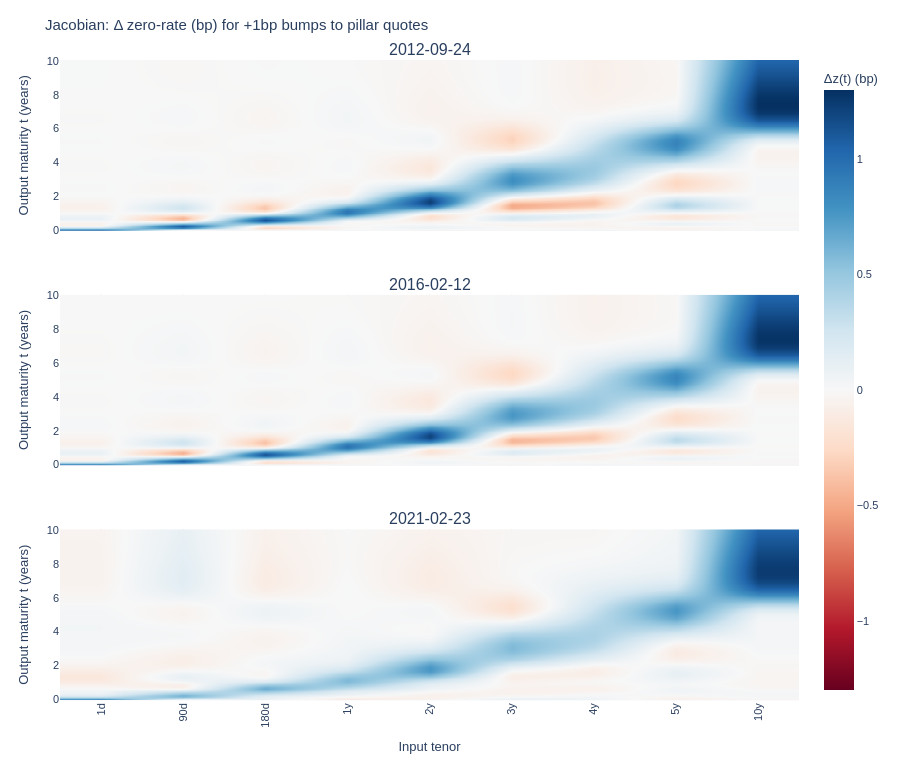

Write notebook code for a chart like this one.
### Markdown cell above
Now we compute the Jacobian of the implied zero rates with respect to the input swap rates. We can see whether each pillar quote produces a *local and sensible* influence on the zero curve (e.g., short-tenor bumps affecting mostly the short end, longer tenors driving the long end).

### Code cell
t_grid = np.linspace(1/360, 10.0, 100)
fig = plot_jacobian(model, test_market_rates_df, t_grid=t_grid, dates=dates)
fig.show()

### Figure 1 — Plotly figure (JSON) as saved in the notebook; plotly's stock layout.template omitted (floating-point values rounded to 4 significant figures; data arrays with more than 128 entries replaced by an {"elided": "..."} marker saying what was removed)
{"data": [{"coloraxis": "coloraxis", "hovertemplate": "t=%{y:.3f}y<br>pillar=%{x}<br>Δz(t)=%{z:.3f} bp (per +1bp bump)<extra></extra>", "type": "heatmap", "x": ["1d", "90d", "180d", "1y", "2y", "3y", "4y", "5y", "10y"], "xaxis": "x", "y": [0.002778, 0.1038, 0.2047, 0.3057, 0.4067, 0.5077, 0.6087, 0.7097, 0.8106, 0.9116, 1.013, 1.114, 1.215, 1.316, 1.417, 1.518, 1.618, 1.719, 1.82, 1.921, 2.022, 2.123, 2.224, 2.325, 2.426, 2.527, 2.628, 2.729, 2.83, 2.931, 3.032, 3.133, 3.234, 3.335, 3.436, 3.537, 3.638, 3.739, 3.84, 3.941, 4.042, 4.143, 4.244, 4.345, 4.446, 4.547, 4.648, 4.749, 4.85, 4.951, 5.052, 5.153, 5.254, 5.355, 5.456, 5.557, 5.658, 5.759, 5.86, 5.961, 6.062, 6.163, 6.264, 6.365, 6.466, 6.567, 6.668, 6.769, 6.87, 6.971, 7.072, 7.173, 7.273, 7.374, 7.475, 7.576, 7.677, 7.778, 7.879, 7.98, 8.081, 8.182, 8.283, 8.384, 8.485, 8.586, 8.687, 8.788, 8.889, 8.99, 9.091, 9.192, 9.293, 9.394, 9.495, 9.596, 9.697, 9.798, 9.899, 10.0], "yaxis": "y", "z": {"elided": "100x9 float values"}, "zmax": 1.298, "zmid": 0, "zmin": -1.298, "zsmooth": "best"}, {"coloraxis": "coloraxis", "hovertemplate": "t=%{y:.3f}y<br>pillar=%{x}<br>Δz(t)=%{z:.3f} bp (per +1bp bump)<extra></extra>", "type": "heatmap", "x": ["1d", "90d", "180d", "1y", "2y", "3y", "4y", "5y", "10y"], "xaxis": "x2", "y": [0.002778, 0.1038, 0.2047, 0.3057, 0.4067, 0.5077, 0.6087, 0.7097, 0.8106, 0.9116, 1.013, 1.114, 1.215, 1.316, 1.417, 1.518, 1.618, 1.719, 1.82, 1.921, 2.022, 2.123, 2.224, 2.325, 2.426, 2.527, 2.628, 2.729, 2.83, 2.931, 3.032, 3.133, 3.234, 3.335, 3.436, 3.537, 3.638, 3.739, 3.84, 3.941, 4.042, 4.143, 4.244, 4.345, 4.446, 4.547, 4.648, 4.749, 4.85, 4.951, 5.052, 5.153, 5.254, 5.355, 5.456, 5.557, 5.658, 5.759, 5.86, 5.961, 6.062, 6.163, 6.264, 6.365, 6.466, 6.567, 6.668, 6.769, 6.87, 6.971, 7.072, 7.173, 7.273, 7.374, 7.475, 7.576, 7.677, 7.778, 7.879, 7.98, 8.081, 8.182, 8.283, 8.384, 8.485, 8.586, 8.687, 8.788, 8.889, 8.99, 9.091, 9.192, 9.293, 9.394, 9.495, 9.596, 9.697, 9.798, 9.899, 10.0], "yaxis": "y2", "z": {"elided": "100x9 float values"}, "zmax": 1.298, "zmid": 0, "zmin": -1.298, "zsmooth": "best"}, {"coloraxis": "coloraxis", "hovertemplate": "t=%{y:.3f}y<br>pillar=%{x}<br>Δz(t)=%{z:.3f} bp (per +1bp bump)<extra></extra>", "type": "heatmap", "x": ["1d", "90d", "180d", "1y", "2y", "3y", "4y", "5y", "10y"], "xaxis": "x3", "y": [0.002778, 0.1038, 0.2047, 0.3057, 0.4067, 0.5077, 0.6087, 0.7097, 0.8106, 0.9116, 1.013, 1.114, 1.215, 1.316, 1.417, 1.518, 1.618, 1.719, 1.82, 1.921, 2.022, 2.123, 2.224, 2.325, 2.426, 2.527, 2.628, 2.729, 2.83, 2.931, 3.032, 3.133, 3.234, 3.335, 3.436, 3.537, 3.638, 3.739, 3.84, 3.941, 4.042, 4.143, 4.244, 4.345, 4.446, 4.547, 4.648, 4.749, 4.85, 4.951, 5.052, 5.153, 5.254, 5.355, 5.456, 5.557, 5.658, 5.759, 5.86, 5.961, 6.062, 6.163, 6.264, 6.365, 6.466, 6.567, 6.668, 6.769, 6.87, 6.971, 7.072, 7.173, 7.273, 7.374, 7.475, 7.576, 7.677, 7.778, 7.879, 7.98, 8.081, 8.182, 8.283, 8.384, 8.485, 8.586, 8.687, 8.788, 8.889, 8.99, 9.091, 9.192, 9.293, 9.394, 9.495, 9.596, 9.697, 9.798, 9.899, 10.0], "yaxis": "y3", "z": {"elided": "100x9 float values"}, "zmax": 1.298, "zmid": 0, "zmin": -1.298, "zsmooth": "best"}], "layout": {"annotations": [{"font": {"size": 16}, "showarrow": false, "text": "2012-09-24", "x": 0.5, "xanchor": "center", "xref": "paper", "y": 1, "yanchor": "bottom", "yref": "paper"}, {"font": {"size": 16}, "showarrow": false, "text": "2016-02-12", "x": 0.5, "xanchor": "center", "xref": "paper", "y": 0.6333, "yanchor": "bottom", "yref": "paper"}, {"font": {"size": 16}, "showarrow": false, "text": "2021-02-23", "x": 0.5, "xanchor": "center", "xref": "paper", "y": 0.2667, "yanchor": "bottom", "yref": "paper"}], "coloraxis": {"cmax": 1.298, "cmid": 0, "cmin": -1.298, "colorbar": {"title": {"text": "Δz(t) (bp)"}}, "colorscale": [[0, "rgb(103,0,31)"], [0.1, "rgb(178,24,43)"], [0.2, "rgb(214,96,77)"], [0.3, "rgb(244,165,130)"], [0.4, "rgb(253,219,199)"], [0.5, "rgb(247,247,247)"], [0.6, "rgb(209,229,240)"], [0.7, "rgb(146,197,222)"], [0.8, "rgb(67,147,195)"], [0.9, "rgb(33,102,172)"], [1, "rgb(5,48,97)"]]}, "font": {"family": "Arial", "size": 11}, "height": 770, "margin": {"b": 70, "l": 60, "r": 35, "t": 60}, "title": {"text": "Jacobian: Δ zero-rate (bp) for +1bp bumps to pillar quotes"}, "xaxis": {"anchor": "y", "automargin": true, "categoryarray": ["1d", "90d", "180d", "1y", "2y", "3y", "4y", "5y", "10y"], "categoryorder": "array", "domain": [0, 1], "gridcolor": "rgba(0,0,0,0.15)", "showgrid": true, "showticklabels": false, "tickangle": -90, "tickfont": {"size": 11}, "type": "category"}, "xaxis2": {"anchor": "y2", "automargin": true, "categoryarray": ["1d", "90d", "180d", "1y", "2y", "3y", "4y", "5y", "10y"], "categoryorder": "array", "domain": [0, 1], "gridcolor": "rgba(0,0,0,0.15)", "showgrid": true, "showticklabels": false, "tickangle": -90, "tickfont": {"size": 11}, "type": "category"}, "xaxis3": {"anchor": "y3", "automargin": true, "categoryarray": ["1d", "90d", "180d", "1y", "2y", "3y", "4y", "5y", "10y"], "categoryorder": "array", "domain": [0, 1], "gridcolor": "rgba(0,0,0,0.15)", "showgrid": true, "showticklabels": true, "tickangle": -90, "tickfont": {"size": 11}, "title": {"text": "Input tenor"}, "type": "category"}, "yaxis": {"anchor": "x", "domain": [0.7333, 1], "title": {"text": "Output maturity t (years)"}}, "yaxis2": {"anchor": "x2", "domain": [0.3667, 0.6333], "title": {"text": "Output maturity t (years)"}}, "yaxis3": {"anchor": "x3", "domain": [0, 0.2667], "title": {"text": "Output maturity t (years)"}}}}
